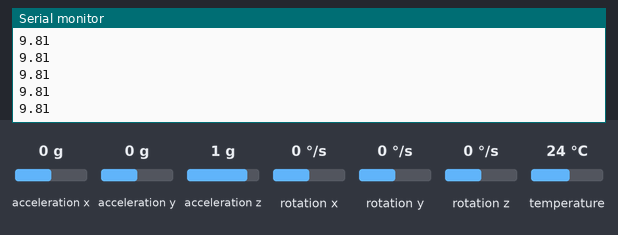
Bench run of a sketch on a simulated Arduino Leonardo, built with avr-gcc and run on an emulated ATmega32U4. Shown: the last lines printed to the serial monitor. The inputs (shaded band) are chosen by the test bench; at power-on: acceleration z 1 g, acceleration x 0 g, acceleration y 0 g, rotation x 0 °/s, rotation y 0 °/s, rotation z 0 °/s, temperature 24 °C.

Above: at 1.3 s.
1.4 s: acceleration z set to -1.4 g
At 2.1 s:
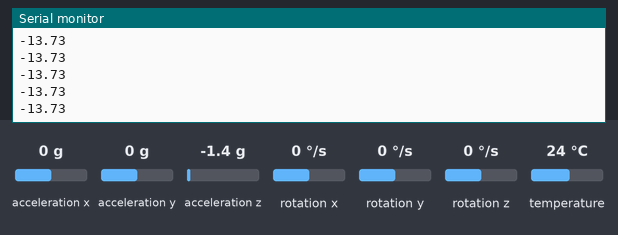
2.9 s: acceleration z set to -0.8 g
At 3.5 s:
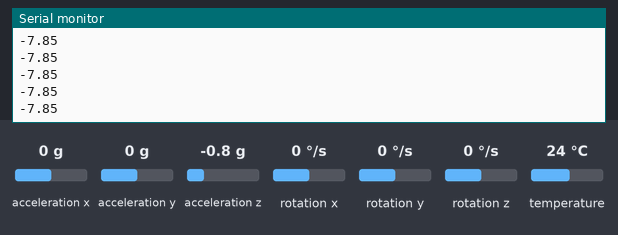
Timing chart, 0 to 5.9 s (numbered marks = the images above; inputs shaded):
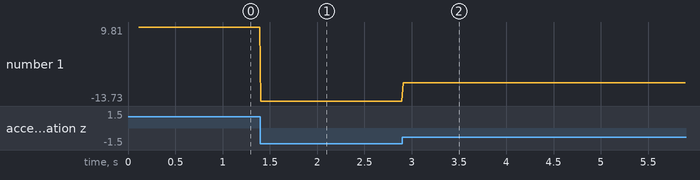

The sketch:

ada_read_basic.ino
```cpp
// Basic demo for accelerometer readings from Adafruit MPU6050

#include <Adafruit_MPU6050.h>
#include <Adafruit_Sensor.h>
#include <Wire.h>

Adafruit_MPU6050 mpu;

void setup(void)
{
    Serial.begin(115200);
    while (!Serial)
        delay(10); // will pause Zero, Leonardo, etc until serial console opens

    // Serial.println("Adafruit MPU6050 test!");

    // Try to initialize!
    if (!mpu.begin())
    {
        Serial.println("Failed to find MPU6050 chip");
        while (1)
        {
            delay(10);
        }
    }
    // Serial.println("MPU6050 Found!");

    mpu.setAccelerometerRange(MPU6050_RANGE_2_G);
    // Serial.print("Accelerometer range set to: ");
    switch (mpu.getAccelerometerRange())
    {
    case MPU6050_RANGE_2_G:
        // Serial.println("+-2G");
        break;
    case MPU6050_RANGE_4_G:
        Serial.println("+-4G");
        break;
    case MPU6050_RANGE_8_G:
        Serial.println("+-8G");
        break;
    case MPU6050_RANGE_16_G:
        Serial.println("+-16G");
        break;
    }
    mpu.setGyroRange(MPU6050_RANGE_500_DEG);
    // Serial.print("Gyro range set to: ");
    switch (mpu.getGyroRange())
    {
    case MPU6050_RANGE_250_DEG:
        Serial.println("+- 250 deg/s");
        break;
    case MPU6050_RANGE_500_DEG:
        // Serial.println("+- 500 deg/s");
        break;
    case MPU6050_RANGE_1000_DEG:
        Serial.println("+- 1000 deg/s");
        break;
    case MPU6050_RANGE_2000_DEG:
        Serial.println("+- 2000 deg/s");
        break;
    }

    mpu.setFilterBandwidth(MPU6050_BAND_21_HZ);
    // Serial.print("Filter bandwidth set to: ");
    switch (mpu.getFilterBandwidth())
    {
    case MPU6050_BAND_260_HZ:
        Serial.println("260 Hz");
        break;
    case MPU6050_BAND_184_HZ:
        Serial.println("184 Hz");
        break;
    case MPU6050_BAND_94_HZ:
        Serial.println("94 Hz");
        break;
    case MPU6050_BAND_44_HZ:
        Serial.println("44 Hz");
        break;
    case MPU6050_BAND_21_HZ:
        // Serial.println("21 Hz");
        break;
    case MPU6050_BAND_10_HZ:
        Serial.println("10 Hz");
        break;
    case MPU6050_BAND_5_HZ:
        Serial.println("5 Hz");
        break;
    }

    // Serial.println("");
    delay(100);
}

void loop()
{
    /* Get new sensor events with the readings */
    sensors_event_t a, g, temp;
    mpu.getEvent(&a, &g, &temp);

    // Print actual accelerometer data (Z-axis)
    Serial.println(a.acceleration.z);

    delay(10);
}
```

Measured:
- after the input at 1.4 s, the serial monitor: prints a new line at once (image 1)
- after the input at 2.9 s, the serial monitor: prints a new line at once (image 2)
- plotted number 1: 9.81 → -13.73 after the input at 1.4 s, -13.73 → -7.85 after the input at 2.9 s
